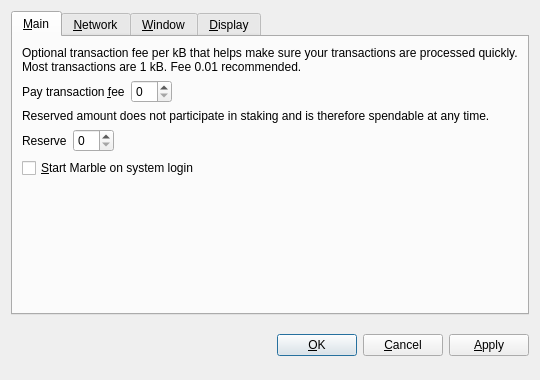
<?xml version="1.0" encoding="UTF-8"?>
<ui version="4.0">
 <class>OptionsDialog</class>
 <widget class="QDialog" name="OptionsDialog">
  <property name="geometry">
   <rect>
    <x>0</x>
    <y>0</y>
    <width>540</width>
    <height>380</height>
   </rect>
  </property>
  <property name="windowTitle">
   <string>Options</string>
  </property>
  <property name="modal">
   <bool>true</bool>
  </property>
  <layout class="QVBoxLayout" name="verticalLayout">
   <item>
    <widget class="QTabWidget" name="tabWidget">
     <property name="tabPosition">
      <enum>QTabWidget::North</enum>
     </property>
     <property name="currentIndex">
      <number>0</number>
     </property>
     <widget class="QWidget" name="tabMain">
      <attribute name="title">
       <string>&amp;Main</string>
      </attribute>
      <layout class="QVBoxLayout" name="verticalLayout_Main">
       <item>
        <widget class="QLabel" name="transactionFeeInfoLabel">
         <property name="text">
          <string>Optional transaction fee per kB that helps make sure your transactions are processed quickly. Most transactions are 1 kB. Fee 0.01 recommended.</string>
         </property>
         <property name="textFormat">
          <enum>Qt::PlainText</enum>
         </property>
         <property name="wordWrap">
          <bool>true</bool>
         </property>
        </widget>
       </item>
       <item>
        <layout class="QHBoxLayout" name="horizontalLayoutFee">
         <item>
          <widget class="QLabel" name="transactionFeeLabel">
           <property name="text">
            <string>Pay transaction &amp;fee</string>
           </property>
           <property name="textFormat">
            <enum>Qt::PlainText</enum>
           </property>
           <property name="buddy">
            <cstring>transactionFee</cstring>
           </property>
          </widget>
         </item>
         <item>
          <widget class="BitcoinAmountField" name="transactionFee"/>
         </item>
         <item>
          <spacer name="horizontalSpacerFee">
           <property name="orientation">
            <enum>Qt::Horizontal</enum>
           </property>
           <property name="sizeHint" stdset="0">
            <size>
             <width>40</width>
             <height>20</height>
            </size>
           </property>
          </spacer>
         </item>
        </layout>
       </item>
       <item>
        <widget class="QLabel" name="reserveBalanceInfoLabel">
         <property name="text">
          <string>Reserved amount does not participate in staking and is therefore spendable at any time.</string>
         </property>
         <property name="textFormat">
          <enum>Qt::PlainText</enum>
         </property>
         <property name="wordWrap">
          <bool>true</bool>
         </property>
        </widget>
       </item>
       <item>
        <layout class="QHBoxLayout" name="horizontalLayoutReserveBalance">
         <item>
          <widget class="QLabel" name="reserveBalanceLabel">
           <property name="text">
            <string>Reserve</string>
           </property>
           <property name="textFormat">
            <enum>Qt::PlainText</enum>
           </property>
           <property name="buddy">
            <cstring>reserveBalance</cstring>
           </property>
          </widget>
         </item>
         <item>
          <widget class="BitcoinAmountField" name="reserveBalance"/>
         </item>
         <item>
          <spacer name="horizontalSpacerReserveBalance">
           <property name="orientation">
            <enum>Qt::Horizontal</enum>
           </property>
           <property name="sizeHint" stdset="0">
            <size>
             <width>40</width>
             <height>20</height>
            </size>
           </property>
          </spacer>
         </item>
        </layout>
       </item>
       <item>
        <widget class="QCheckBox" name="bitcoinAtStartup">
         <property name="toolTip">
          <string>Automatically start Marble after logging in to the system.</string>
         </property>
         <property name="text">
          <string>&amp;Start Marble on system login</string>
         </property>
        </widget>
       </item>
       <item>
        <spacer name="verticalSpacer_Main">
         <property name="orientation">
          <enum>Qt::Vertical</enum>
         </property>
         <property name="sizeHint" stdset="0">
          <size>
           <width>20</width>
           <height>40</height>
          </size>
         </property>
        </spacer>
       </item>
      </layout>
     </widget>
     <widget class="QWidget" name="tabNetwork">
      <attribute name="title">
       <string>&amp;Network</string>
      </attribute>
      <layout class="QVBoxLayout" name="verticalLayout_Network">
       <item>
        <widget class="QCheckBox" name="mapPortUpnp">
         <property name="toolTip">
          <string>Automatically open the Marble client port on the router. This only works when your router supports UPnP and it is enabled.</string>
         </property>
         <property name="text">
          <string>Map port using &amp;UPnP</string>
         </property>
        </widget>
       </item>
       <item>
        <widget class="QCheckBox" name="connectSocks">
         <property name="toolTip">
          <string>Connect to the Marble network through a SOCKS5 proxy (e.g. when connecting through Tor).</string>
         </property>
         <property name="text">
          <string>&amp;Connect through SOCKS5 proxy:</string>
         </property>
        </widget>
       </item>
       <item>
        <layout class="QHBoxLayout" name="horizontalLayout_Network">
         <item>
          <widget class="QLabel" name="proxyIpLabel">
           <property name="text">
            <string>Proxy &amp;IP:</string>
           </property>
           <property name="textFormat">
            <enum>Qt::PlainText</enum>
           </property>
           <property name="buddy">
            <cstring>proxyIp</cstring>
           </property>
          </widget>
         </item>
         <item>
          <widget class="QValidatedLineEdit" name="proxyIp">
           <property name="maximumSize">
            <size>
             <width>140</width>
             <height>16777215</height>
            </size>
           </property>
           <property name="toolTip">
            <string>IP address of the proxy (e.g. 127.0.0.1)</string>
           </property>
          </widget>
         </item>
         <item>
          <widget class="QLabel" name="proxyPortLabel">
           <property name="text">
            <string>&amp;Port:</string>
           </property>
           <property name="textFormat">
            <enum>Qt::PlainText</enum>
           </property>
           <property name="buddy">
            <cstring>proxyPort</cstring>
           </property>
          </widget>
         </item>
         <item>
          <widget class="QLineEdit" name="proxyPort">
           <property name="maximumSize">
            <size>
             <width>55</width>
             <height>16777215</height>
            </size>
           </property>
           <property name="toolTip">
            <string>Port of the proxy (e.g. 9050)</string>
           </property>
          </widget>
         </item>
         <item>
          <spacer name="horizontalSpacer_Network">
           <property name="orientation">
            <enum>Qt::Horizontal</enum>
           </property>
           <property name="sizeHint" stdset="0">
            <size>
             <width>40</width>
             <height>20</height>
            </size>
           </property>
          </spacer>
         </item>
        </layout>
       </item>
       <item>
        <spacer name="verticalSpacer_Network">
         <property name="orientation">
          <enum>Qt::Vertical</enum>
         </property>
         <property name="sizeHint" stdset="0">
          <size>
           <width>20</width>
           <height>40</height>
          </size>
         </property>
        </spacer>
       </item>
      </layout>
     </widget>
     <widget class="QWidget" name="tabWindow">
      <attribute name="title">
       <string>&amp;Window</string>
      </attribute>
      <layout class="QVBoxLayout" name="verticalLayout_Window">
       <item>
        <widget class="QCheckBox" name="minimizeToTray">
         <property name="toolTip">
          <string>Show only a tray icon after minimizing the window.</string>
         </property>
         <property name="text">
          <string>&amp;Minimize to the tray instead of the taskbar</string>
         </property>
        </widget>
       </item>
       <item>
        <widget class="QCheckBox" name="minimizeOnClose">
         <property name="toolTip">
          <string>Minimize instead of exit the application when the window is closed. When this option is enabled, the application will be closed only after selecting Quit in the menu.</string>
         </property>
         <property name="text">
          <string>M&amp;inimize on close</string>
         </property>
        </widget>
       </item>
       <item>
        <spacer name="verticalSpacer_Window">
         <property name="orientation">
          <enum>Qt::Vertical</enum>
         </property>
         <property name="sizeHint" stdset="0">
          <size>
           <width>20</width>
           <height>40</height>
          </size>
         </property>
        </spacer>
       </item>
      </layout>
     </widget>
     <widget class="QWidget" name="tabDisplay">
      <attribute name="title">
       <string>&amp;Display</string>
      </attribute>
      <layout class="QVBoxLayout" name="verticalLayout_Display">
       <item>
        <layout class="QHBoxLayout" name="horizontalLayout_1_Display">
         <item>
          <widget class="QLabel" name="langLabel">
           <property name="text">
            <string>User Interface &amp;language:</string>
           </property>
           <property name="textFormat">
            <enum>Qt::PlainText</enum>
           </property>
           <property name="buddy">
            <cstring>lang</cstring>
           </property>
          </widget>
         </item>
         <item>
          <widget class="QValueComboBox" name="lang">
           <property name="toolTip">
            <string>The user interface language can be set here. This setting will take effect after restarting Marble.</string>
           </property>
          </widget>
         </item>
        </layout>
       </item>
       <item>
        <layout class="QHBoxLayout" name="horizontalLayout_2_Display">
         <item>
          <widget class="QLabel" name="unitLabel">
           <property name="text">
            <string>&amp;Unit to show amounts in:</string>
           </property>
           <property name="textFormat">
            <enum>Qt::PlainText</enum>
           </property>
           <property name="buddy">
            <cstring>unit</cstring>
           </property>
          </widget>
         </item>
         <item>
          <widget class="QValueComboBox" name="unit">
           <property name="toolTip">
            <string>Choose the default subdivision unit to show in the interface and when sending coins.</string>
           </property>
          </widget>
         </item>
        </layout>
       </item>
       <item>
        <widget class="QCheckBox" name="coinControlFeatures">
         <property name="toolTip">
          <string>Whether to show coin control features or not.</string>
         </property>
         <property name="text">
          <string>Display coin &amp;control features (experts only!)</string>
         </property>
        </widget>
       </item>
       <item>
        <widget class="QCheckBox" name="minimizeCoinAge">
         <property name="toolTip">
          <string>Whether to select the coin outputs randomly or with minimal coin age.</string>
         </property>
         <property name="text">
          <string>Minimize weight consumption (experimental)</string>
         </property>
        </widget>
       </item>
       <item>
        <widget class="QCheckBox" name="useBlackTheme">
         <property name="text">
          <string>Use black visual theme (requires restart)</string>
         </property>
        </widget>
       </item>
       <item>
        <spacer name="verticalSpacer_Display">
         <property name="orientation">
          <enum>Qt::Vertical</enum>
         </property>
         <property name="sizeHint" stdset="0">
          <size>
           <width>20</width>
           <height>40</height>
          </size>
         </property>
        </spacer>
       </item>
      </layout>
     </widget>
    </widget>
   </item>
   <item>
    <layout class="QHBoxLayout" name="horizontalLayout_Buttons">
     <item>
      <spacer name="horizontalSpacer_1">
       <property name="orientation">
        <enum>Qt::Horizontal</enum>
       </property>
       <property name="sizeHint" stdset="0">
        <size>
         <width>40</width>
         <height>48</height>
        </size>
       </property>
      </spacer>
     </item>
     <item>
      <widget class="QLabel" name="statusLabel">
       <property name="font">
        <font>
         <weight>75</weight>
         <bold>true</bold>
        </font>
       </property>
       <property name="text">
        <string/>
       </property>
       <property name="textFormat">
        <enum>Qt::PlainText</enum>
       </property>
       <property name="wordWrap">
        <bool>true</bool>
       </property>
      </widget>
     </item>
     <item>
      <spacer name="horizontalSpacer_2">
       <property name="orientation">
        <enum>Qt::Horizontal</enum>
       </property>
       <property name="sizeHint" stdset="0">
        <size>
         <width>40</width>
         <height>48</height>
        </size>
       </property>
      </spacer>
     </item>
     <item>
      <widget class="QPushButton" name="okButton">
       <property name="text">
        <string>&amp;OK</string>
       </property>
      </widget>
     </item>
     <item>
      <widget class="QPushButton" name="cancelButton">
       <property name="text">
        <string>&amp;Cancel</string>
       </property>
       <property name="autoDefault">
        <bool>false</bool>
       </property>
      </widget>
     </item>
     <item>
      <widget class="QPushButton" name="applyButton">
       <property name="text">
        <string>&amp;Apply</string>
       </property>
       <property name="autoDefault">
        <bool>false</bool>
       </property>
      </widget>
     </item>
    </layout>
   </item>
  </layout>
 </widget>
 <customwidgets>
  <customwidget>
   <class>BitcoinAmountField</class>
   <extends>QSpinBox</extends>
   <header>bitcoinamountfield.h</header>
  </customwidget>
  <customwidget>
   <class>QValueComboBox</class>
   <extends>QComboBox</extends>
   <header>qvaluecombobox.h</header>
  </customwidget>
  <customwidget>
   <class>QValidatedLineEdit</class>
   <extends>QLineEdit</extends>
   <header>qvalidatedlineedit.h</header>
  </customwidget>
 </customwidgets>
 <resources/>
 <connections/>
</ui>
